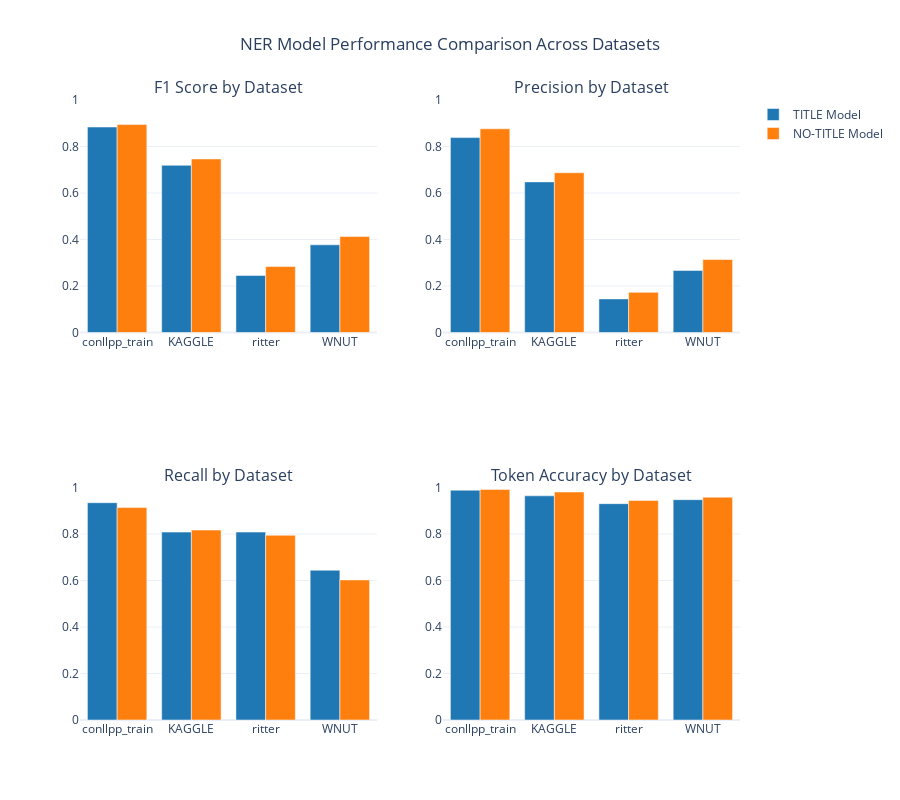

Notebook source saved alongside this figure:
### Code cell
# 1. Performance Comparison Bar Charts
def create_performance_comparison():
    """Create comprehensive performance comparison charts."""
    
    # Create subplots
    fig = make_subplots(
        rows=2, cols=2,
        subplot_titles=('F1 Score by Dataset', 'Precision by Dataset', 
                       'Recall by Dataset', 'Token Accuracy by Dataset'),
        specs=[[{"secondary_y": False}, {"secondary_y": False}],
               [{"secondary_y": False}, {"secondary_y": False}]]
    )
    
    metrics = ['person_f1', 'person_precision', 'person_recall', 'token_accuracy']
    titles = ['F1 Score', 'Precision', 'Recall', 'Token Accuracy']
    positions = [(1, 1), (1, 2), (2, 1), (2, 2)]
    
    colors = {'TITLE': '#1f77b4', 'NO-TITLE': '#ff7f0e'}
    
    for metric, title, (row, col) in zip(metrics, titles, positions):
        for model_type in df_results['model_type'].unique():
            model_data = df_results[df_results['model_type'] == model_type]
            
            fig.add_trace(
                go.Bar(
                    x=model_data['dataset'],
                    y=model_data[metric],
                    name=f'{model_type} Model',
                    marker_color=colors[model_type],
                    showlegend=(row == 1 and col == 1)  # Only show legend once
                ),
                row=row, col=col
            )
    
    fig.update_layout(
        height=800,
        title_text="NER Model Performance Comparison Across Datasets",
        title_x=0.5,
        showlegend=True,
        template="plotly_white"
    )
    
    # Update y-axes
    for row in [1, 2]:
        for col in [1, 2]:
            fig.update_yaxes(range=[0, 1], row=row, col=col)
    
    return fig

# Create and display the chart
performance_fig = create_performance_comparison()
performance_fig.show()

# Save the chart
performance_fig.write_html(CHARTS_PATH / f"performance_comparison_{results_timestamp}.html")
performance_fig.write_image(CHARTS_PATH / f"performance_comparison_{results_timestamp}.png", width=1200, height=800)
print("✅ Performance comparison chart saved!")

### Figure 1 — Plotly figure (JSON) as saved in the notebook; plotly's stock layout.template omitted (floating-point values rounded to 4 significant figures)
{"data": [{"marker": {"color": "#1f77b4"}, "name": "TITLE Model", "showlegend": true, "type": "bar", "x": ["conllpp_train", "KAGGLE", "ritter", "WNUT"], "xaxis": "x", "y": [0.8838, 0.7191, 0.2453, 0.3771], "yaxis": "y"}, {"marker": {"color": "#ff7f0e"}, "name": "NO-TITLE Model", "showlegend": true, "type": "bar", "x": ["conllpp_train", "KAGGLE", "ritter", "WNUT"], "xaxis": "x", "y": [0.8945, 0.7465, 0.2836, 0.4127], "yaxis": "y"}, {"marker": {"color": "#1f77b4"}, "name": "TITLE Model", "showlegend": false, "type": "bar", "x": ["conllpp_train", "KAGGLE", "ritter", "WNUT"], "xaxis": "x2", "y": [0.8382, 0.6478, 0.1446, 0.2666], "yaxis": "y2"}, {"marker": {"color": "#ff7f0e"}, "name": "NO-TITLE Model", "showlegend": false, "type": "bar", "x": ["conllpp_train", "KAGGLE", "ritter", "WNUT"], "xaxis": "x2", "y": [0.8761, 0.6872, 0.1726, 0.3139], "yaxis": "y2"}, {"marker": {"color": "#1f77b4"}, "name": "TITLE Model", "showlegend": false, "type": "bar", "x": ["conllpp_train", "KAGGLE", "ritter", "WNUT"], "xaxis": "x3", "y": [0.9346, 0.8081, 0.8082, 0.6442], "yaxis": "y3"}, {"marker": {"color": "#ff7f0e"}, "name": "NO-TITLE Model", "showlegend": false, "type": "bar", "x": ["conllpp_train", "KAGGLE", "ritter", "WNUT"], "xaxis": "x3", "y": [0.9136, 0.8169, 0.7945, 0.6026], "yaxis": "y3"}, {"marker": {"color": "#1f77b4"}, "name": "TITLE Model", "showlegend": false, "type": "bar", "x": ["conllpp_train", "KAGGLE", "ritter", "WNUT"], "xaxis": "x4", "y": [0.9884, 0.9642, 0.9305, 0.9477], "yaxis": "y4"}, {"marker": {"color": "#ff7f0e"}, "name": "NO-TITLE Model", "showlegend": false, "type": "bar", "x": ["conllpp_train", "KAGGLE", "ritter", "WNUT"], "xaxis": "x4", "y": [0.9918, 0.9807, 0.9441, 0.9584], "yaxis": "y4"}], "layout": {"annotations": [{"font": {"size": 16}, "showarrow": false, "text": "F1 Score by Dataset", "x": 0.225, "xanchor": "center", "xref": "paper", "y": 1, "yanchor": "bottom", "yref": "paper"}, {"font": {"size": 16}, "showarrow": false, "text": "Precision by Dataset", "x": 0.775, "xanchor": "center", "xref": "paper", "y": 1, "yanchor": "bottom", "yref": "paper"}, {"font": {"size": 16}, "showarrow": false, "text": "Recall by Dataset", "x": 0.225, "xanchor": "center", "xref": "paper", "y": 0.375, "yanchor": "bottom", "yref": "paper"}, {"font": {"size": 16}, "showarrow": false, "text": "Token Accuracy by Dataset", "x": 0.775, "xanchor": "center", "xref": "paper", "y": 0.375, "yanchor": "bottom", "yref": "paper"}], "height": 800, "showlegend": true, "title": {"text": "NER Model Performance Comparison Across Datasets", "x": 0.5}, "xaxis": {"anchor": "y", "domain": [0, 0.45]}, "xaxis2": {"anchor": "y2", "domain": [0.55, 1]}, "xaxis3": {"anchor": "y3", "domain": [0, 0.45]}, "xaxis4": {"anchor": "y4", "domain": [0.55, 1]}, "yaxis": {"anchor": "x", "domain": [0.625, 1], "range": [0, 1]}, "yaxis2": {"anchor": "x2", "domain": [0.625, 1], "range": [0, 1]}, "yaxis3": {"anchor": "x3", "domain": [0, 0.375], "range": [0, 1]}, "yaxis4": {"anchor": "x4", "domain": [0, 0.375], "range": [0, 1]}}}
